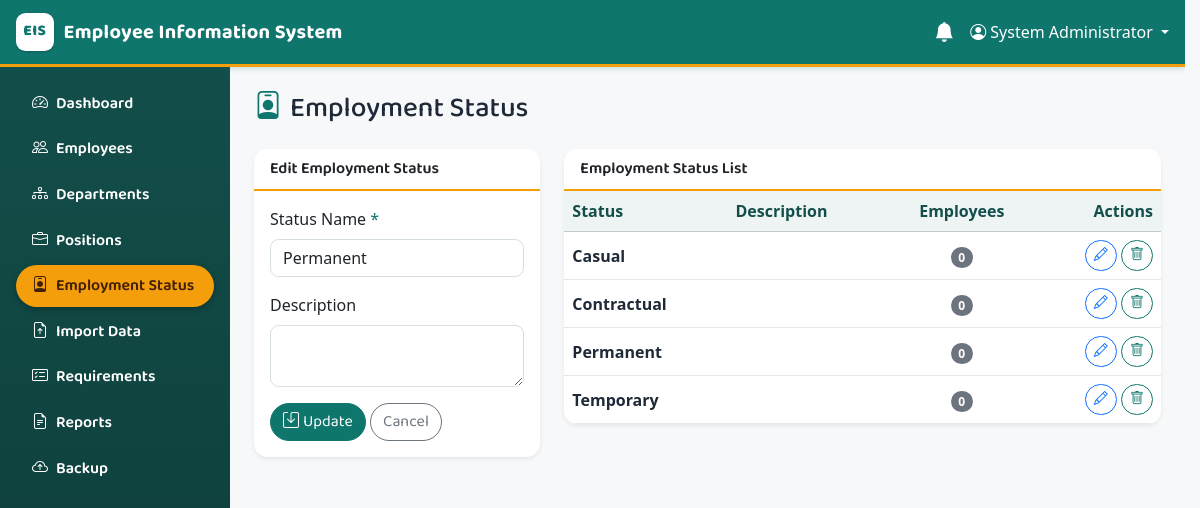
The app's page /modules/employment_statuses/index.php?edit=1 (signed in) with its own data.
### tables this page shows
CREATE TABLE `employment_statuses` (
  `employment_status_id` int unsigned NOT NULL AUTO_INCREMENT,
  `status_name` varchar(50) NOT NULL,
  `description` varchar(255) DEFAULT NULL,
  PRIMARY KEY (`employment_status_id`),
  UNIQUE KEY `uq_employment_statuses_name` (`status_name`)
);

### includes/functions.php (called while the page is built, shortened)
<?php
function e(?string $value): string
{
    return htmlspecialchars($value ?? '', ENT_QUOTES, 'UTF-8');
}

### modules/employment_statuses/index.php (the view, shortened to what this page needs)
<?php
require_once __DIR__ . '/../../config/app.php';
$editing = null;
if (isset($_GET['edit'])) {
    $stmt = $pdo->prepare('SELECT * FROM employment_statuses WHERE employment_status_id = ?');
    $stmt->execute([(int)$_GET['edit']]);
    $editing = $stmt->fetch() ?: null;
}
$statuses = $pdo->query(
    'SELECT s.employment_status_id, s.status_name, s.description,
            COUNT(e.employee_id) AS employee_count
     FROM employment_statuses s
     LEFT JOIN employees e ON e.employment_status_id = s.employment_status_id
     GROUP BY s.employment_status_id, s.status_name, s.description
     ORDER BY s.status_name'
)->fetchAll();
require __DIR__ . '/../../includes/header.php';
?>
<div class="d-flex justify-content-between align-items-center mb-4">
    <h1 class="h3 mb-0"><i class="bi bi-person-badge me-2"></i>Employment Status</h1>
</div>
<div class="row g-4">
    <div class="col-lg-4">
        <div class="card shadow-sm">
            <div class="card-header bg-white fw-semibold">
                <?= $editing ? 'Edit Employment Status' : 'Add Employment Status' ?>
            </div>
            <div class="card-body">
                <form method="post" action="save.php">
                    <div class="mb-3">
                        <label class="form-label" for="status_name">Status Name <span class="text-danger">*</span></label>
                        <input type="text" class="form-control" id="status_name" name="status_name"
                               maxlength="50" required placeholder="e.g. Permanent"
                               value="<?= e($editing['status_name'] ?? '') ?>">
                    </div>
                    <div class="mb-3">
                        <label class="form-label" for="description">Description</label>
                        <textarea class="form-control" id="description" name="description" rows="2"
                                  maxlength="255"><?= e($editing['description'] ?? '') ?></textarea>
                    </div>
                    <button type="submit" class="btn btn-danger">
                        <i class="bi bi-save me-1"></i><?= $editing ? 'Update' : 'Save' ?>
                    </button>
                    <?php if ($editing): ?>
                        <a href="index.php" class="btn btn-outline-secondary">Cancel</a>
                    <?php endif; ?>
                </form>
            </div>
        </div>
    </div>
    <div class="col-lg-8">
        <div class="card shadow-sm">
            <div class="card-header bg-white fw-semibold">Employment Status List</div>
            <div class="table-responsive">
                <table class="table table-hover align-middle mb-0">
                    <thead class="table-light">
                        <tr>
                            <th>Status</th>
                            <th>Description</th>
                            <th class="text-center">Employees</th>
                            <th class="text-end">Actions</th>
                        </tr>
                    </thead>
                    <tbody>
                    <?php foreach ($statuses as $st): ?>
                        <tr>
                            <td class="fw-semibold"><?= e($st['status_name']) ?></td>
                            <td><?= e($st['description']) ?></td>
                            <td class="text-center">
                                <span class="badge text-bg-secondary"><?= (int)$st['employee_count'] ?></span>
                            </td>
                            <td class="text-end">
                                <a href="index.php?edit=<?= (int)$st['employment_status_id'] ?>"
                                   class="btn btn-sm btn-outline-primary" title="Edit">
                                    <i class="bi bi-pencil"></i>
                                </a>
                                <form method="post" action="delete.php" class="d-inline"
                                      data-confirm="Delete employment status '<?= e($st['status_name']) ?>'? Employees with it will have no employment status.">
                                    <button type="submit" class="btn btn-sm btn-outline-danger" title="Delete">
                                        <i class="bi bi-trash"></i>
                                    </button>
                                </form>
                            </td>
                        </tr>
                    <?php endforeach; ?>
                    </tbody>
                </table>
            </div>
        </div>
    </div>
</div>
<?php require __DIR__ . '/../../includes/footer.php'; ?>

### assets/css/style.css (style rules this page uses)
:root { --eis-primary: #0f766e; --eis-primary-dark: #0b5a54; --eis-deep: #134e4a; --eis-deep-dark: #0c3a37; --eis-accent: #f59e0b; --eis-accent-dark: #d97706; --eis-surface: #f6f8f9; --eis-card: #ffffff; --eis-line: #e4eaec; --eis-text: #1f2937; --eis-muted: #64748b; }
html { overflow-y: scroll; scrollbar-gutter: stable; }
body { padding-right: 0 !important; background-color: var(--eis-surface); min-height: 100vh; color: var(--eis-text); }
h1, h2, h3, h4, h5, h6, .h1, .h2, .h3, .h4, .h5, .h6, .navbar-brand, .btn, .nav-link, .card-header, .dropdown-header { font-family: 'Baloo 2', 'Segoe UI', system-ui, sans-serif; }
h1 i, .h3 i { color: var(--eis-primary); }
.text-danger { color: var(--eis-primary) !important; }
.btn-danger { background-color: var(--eis-primary); border-color: var(--eis-primary); }
.btn-outline-danger { color: var(--eis-primary); border-color: var(--eis-primary); }
.card { border: none; border-radius: .85rem; overflow: hidden; background-color: var(--eis-card); box-shadow: 0 2px 8px rgba(19, 78, 74, .07); }
.card-header { background-color: var(--eis-card) !important; border-bottom: 2px solid var(--eis-accent); font-weight: 600; }
.table { --bs-table-color: var(--eis-text); border-color: var(--eis-line); }
.table-light, .table thead.table-light th { --bs-table-bg: #eef4f4; color: #134e4a; }
.btn { border-radius: 50rem; }
.form-control, .form-select { border-radius: .55rem; border-color: #d5dee0; }
.badge { border-radius: 50rem; }

### records on screen
employment_statuses: status_name "Permanent", employee_count "0"
employment_statuses: status_name "Casual", employee_count "0"
employment_statuses: status_name "Contractual", employee_count "0"
employment_statuses: status_name "Temporary", employee_count "0"

### other values on screen
APP_NAME "Employee Information System"
$_SESSION['full_name'] "System Administrator"
$item['label'] "Dashboard"
$item['label'] "Employees"
$item['label'] "Departments"
$item['label'] "Positions"
$item['label'] "Employment Status"
$item['label'] "Import Data"
$item['label'] "Requirements"
$item['label'] "Reports"
$item['label'] "Backup"
